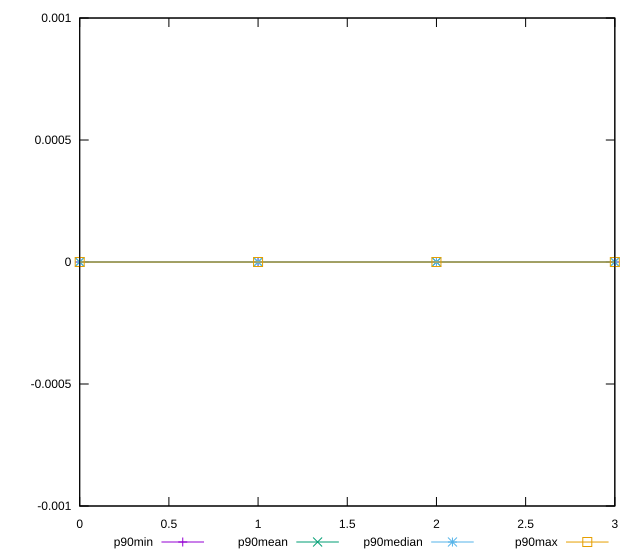

This chart was generated by the following gnuplot code:
reset

$p90Min <<EOF
0 0
1 0
2 0
3 0
EOF

$p90Mean <<EOF
0 4.3700267990564666e-18
1 4.340499590954734e-18
2 1.1663247200184492e-17
3 3.809009845123541e-18
EOF

$p90Median <<EOF
0 0
1 0
2 0
3 0
EOF

$p90Max <<EOF
0 4.4408920985006264e-17
1 2.7755575615628914e-17
2 4.9960036108132046e-17
3 1.6653345369377347e-17
EOF

set key outside below
set xrange [0:3]
set yrange [-0.001:0.00100000000000005]
set trange [-0.001:0.00100000000000005]
set terminal svg size 640, 560 enhanced background rgb 'white'
set output "reports/report_00028_2021-02-24T12-49-42.674Z/meta/score-difference/progression/value.svg"

plot $p90Min title "p90min" with linespoints, \
     $p90Mean title "p90mean" with linespoints, \
     $p90Median title "p90median" with linespoints, \
     $p90Max title "p90max" with linespoints

reset
